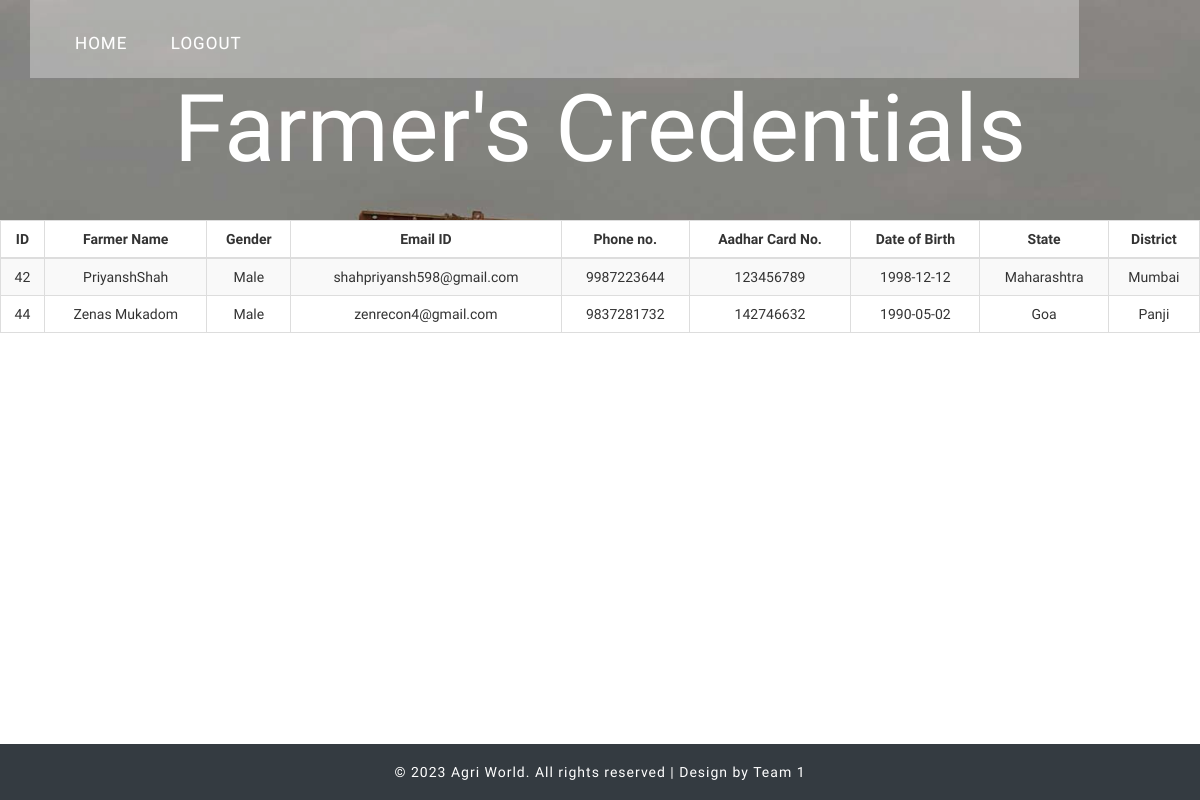
The page /gov_credentials.php on the database as committed earlier.
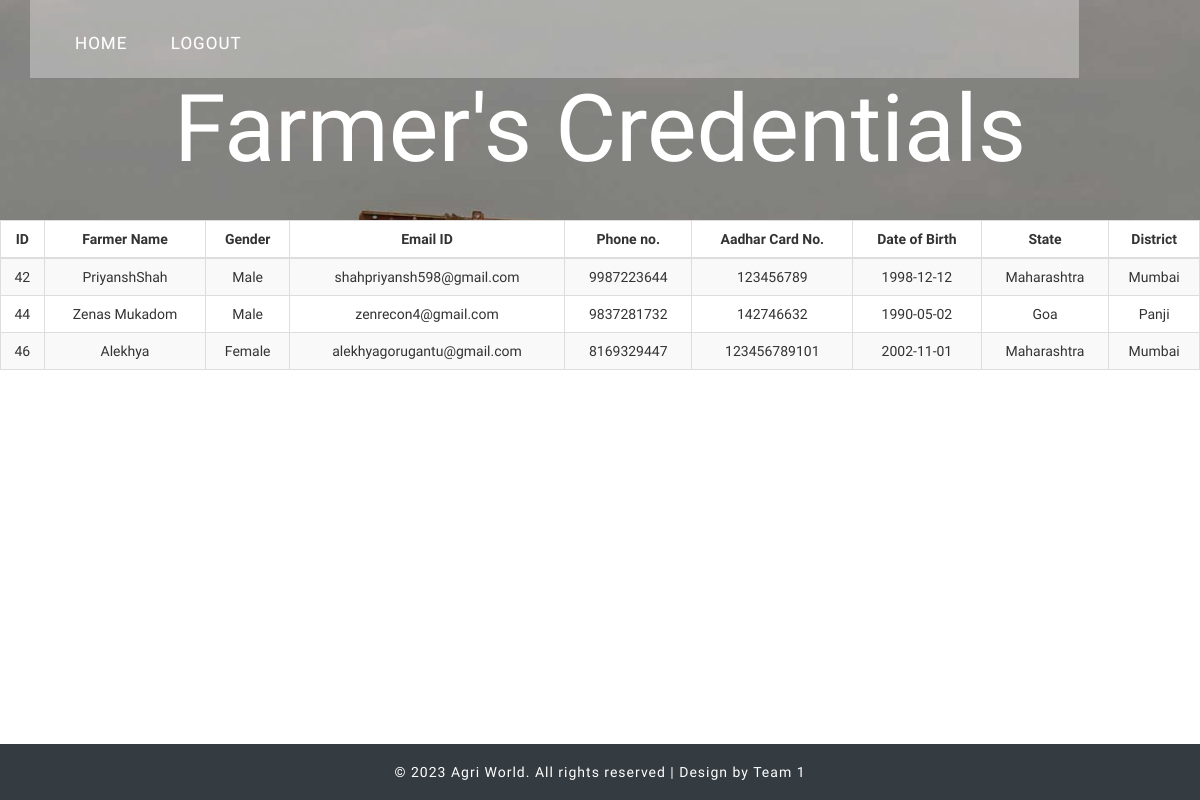
The same page on the database as committed later.
### tables this page shows
CREATE TABLE `farmerlogin` (
  `farmer_id` int(11) NOT NULL,
  `farmer_name` varchar(255) NOT NULL,
  `password` varchar(255) NOT NULL,
  `email` varchar(255) NOT NULL,
  `phone_no` varchar(50) NOT NULL,
  `F_gender` varchar(255) NOT NULL,
  `F_birthday` varchar(255) NOT NULL,
  `F_State` varchar(255) NOT NULL,
  `F_District` varchar(255) NOT NULL,
  `F_Location` varchar(255) NOT NULL,
  `F_AadharNo` varchar(255) NOT NULL,
  `F_AadharNo_file` varchar(255) NOT NULL,
  `F_Photo_Id_file` varchar(255) NOT NULL,
  `otp` int(20) NOT NULL
);

### gov_credentials.php (the view, shortened to what this page needs)
<?php
$servername="localhost";
$username="root";
$password="";
$dbname="agriculture_portal";
$conn =mysqli_connect($servername, $username, $password, $dbname);
  function decrypt($message,$encryption_key){
	$key = hex2bin($encryption_key);
	$message = base64_decode($message);
	$nonceSize = openssl_cipher_iv_length('aes-256-ctr');
	$nonce = mb_substr($message, 0, $nonceSize, '8bit');
	$ciphertext = mb_substr($message, $nonceSize, null, '8bit');
	$plaintext= openssl_decrypt(
	  $ciphertext,
	  'aes-256-ctr',
	  $key,
	  OPENSSL_RAW_DATA,
	  $nonce
	);
	return $plaintext;
  }
 $pk="1a851867be761f7725cacf7467a184d3";
$sql = "SELECT farmer_name, farmer_id, F_gender, email, phone_no, F_birthday, F_State, F_District, F_AadharNo FROM farmerlogin;";
$result = mysqli_query($conn, $sql);
?>
<!DOCTYPE html>
<html>
<head>
<link rel="stylesheet" href="css/myprofilecss.css">
<link rel="stylesheet" href="//netdna.bootstrapcdn.com/font-awesome/4.5.0/css/font-awesome.min.css">
<link rel="stylesheet" href="css/build.css">
<link rel="stylesheet" href="css/myprofileupload.css">
<link href="css/bootstrap.css" rel='stylesheet' type='text/css' />
<link rel="stylesheet" href="https://use.fontawesome.com/releases/v5.8.2/css/all.css">
<link href="misc/pnotify.css" rel="stylesheet">
<link href="misc/pnotify.brighttheme.css" rel="stylesheet">
<link href="css/style.css" rel="stylesheet" type="text/css" media="all" />
<link href="css/pnotify.css" rel="stylesheet">
<link href="css/pnotify.brighttheme.css" rel="stylesheet">
</head>
<body>
	<div class="header-banner" style="min-height:220px">
		<div class="container">
			<div class="header-top">
				<div class="top-menu">
					<ul>
					<nav class="cl-effect-13">
						<li><a href="government_index.php">Home</a></li>
						<li><a href="php/logout.php">Logout</a></li>
					</nav>
					</ul>
				</div>
				<div class="clearfix"></div>
			</div>
			<div class="banner-info text-center">
				<h1><a href="gov_credentials.php">Farmer's Credentials</a></h1>
			</div>
		</div>
	</div>
<table class="table table-striped table-bordered table-responsive-md btn-table">
<thead>
<tr>
	<th><center>ID</center></th>
    <th><center>Farmer Name</center></th>
    <th><center>Gender</center></th>
    <th><center>Email ID</center></th>
    <th><center>Phone no.</center></th>
	<th><center>Aadhar Card No.</center></th>
    <th><center>Date of Birth</center></th>
    <th><center>State</center></th>
    <th><center>District</center></th>
</tr>
</thead>
<tbody>
<?php
while($row = $result->fetch_assoc()) {
	$x=ucfirst(decrypt($row["farmer_name"],$pk));
	$y=$row["farmer_id"];
	$gen=$row["F_gender"];
	$gen=decrypt($gen,$pk);
    $email=$row["email"];
	$phone=$row["phone_no"];
	$phone=decrypt($phone,$pk);
	$aadhar=$row["F_AadharNo"];
	$aadhar=decrypt($aadhar,$pk);
	$dob=$row["F_birthday"];
	$dob=decrypt($dob,$pk);
	$state=$row["F_State"];
	$state=decrypt($state,$pk);
	$district=$row["F_District"];
	$district=decrypt($district,$pk);
echo "<tr>";
	echo "<td><center>$y</center></td>";
    echo "<td><center>$x</center></td>";
    echo "<td><center>$gen</center></td>";
    echo "<td><center>$email</center></td>";
	echo "<td><center>$phone</center></td>";
	echo "<td><center>$aadhar</center></td>";
    echo "<td><center>$dob</center></td>";
    echo "<td><center>$state</center></td>";
    echo "<td><center>$district</center></td>";
echo "</tr>";
}
?>
</tbody>
</table>
	<div class="footer" style="position:absolute;width:100%; bottom:0;">
		<div class="container">
			<div class="copyright text-center">
				<p>&copy; 2023 Agri World. All rights reserved | Design by Team 1 </a></p>
			</div>
		</div>
	</div>
</body>
</html>

### css/style.css (style rules this page uses)
body { padding:0; margin:0; font-family: 'Oswald', sans-serif; background:#FFF; }
body a { transition:0.5s all; -webkit-transition:0.5s all; -moz-transition:0.5s all; -o-transition:0.5s all; -ms-transition:0.5s all; }
h1,h2,h3,h4,h5,h6 { margin:0; }
p { margin:0; }
ul { margin:0; padding:0; }
.header-banner { background:url('../images/banner.jpg') no-repeat; background-size:cover; -webkit-background-size:cover; -o-background-size:cover; -ms-background-size:cover; -moz-background-size:cover; min-height:900px; }
.top-menu { float:left; margin-top:9px; }
nav a { position: relative; display: inline-block; outline: none; color: #fff; text-decoration: none; text-transform: uppercase; letter-spacing: 1px; font-weight: 400; text-shadow: 0 0 1px rgba(255,255,255,0.3); font-size: 1.35em; }
.cl-effect-13 a { -webkit-transition: color 0.3s; -moz-transition: color 0.3s; transition: color 0.3s; }
.cl-effect-13 a::before { position: absolute; top: 50%; left: 50%; color: transparent; content: '.'; text-shadow: 0 0 transparent; font-size: 1.2em; -webkit-transition: text-shadow 0.3s, color 0.3s; -moz-transition: text-shadow 0.3s, color 0.3s; transition: text-shadow 0.3s, color 0.3s; -webkit-transform: translateX(-50%); -moz-transform: translateX(-50%); transform: translateX(-50%); pointer-events: none; }
.top-menu ul li { display:inline-block; }
.top-menu ul li a { color:#fff; text-transform:uppercase; font-weight:400; font-size:17px; text-decoration:none; margin:0 20px; font-family: 'Oswald', sans-serif; }
.header-top { background: rgba(255, 255, 255, 0.32); padding: 2em 30px; float: left; width: 92%; }
.banner-info h1 a { color:#fff; font-family: 'Niconne', cursive; font-size:2.8em; text-decoration:none; }
.banner-info { width:93%; margin:6em auto 0; }
.footer { padding: 3em 0; }
.footer { background: #343b41; padding: 20px 0; }
.copyright p { color: #fff; font-size: 1em; font-weight: 300; letter-spacing: 1px; }
@media screen and (max-width: 1440px) { .header-banner { min-height: 834px; } }
@media screen and (max-width: 1366px) { .banner-info { width: 93%; margin: 5em auto 0; } }
@media screen and (max-width: 1366px) { .header-banner { min-height: 790px; } }
@media screen and (max-width: 1280px) { .banner-info { margin: 4em auto 0; } }
@media screen and (max-width: 1280px) { .header-top { padding: 1.6em 25px; } }
@media screen and (max-width: 1280px) { .banner-info h1 a { font-size: 2.6em; } }
@media screen and (max-width: 1280px) { .header-banner { min-height: 730px; } }
@media screen and (max-width: 1280px) { .footer { padding: 1.3em 0; } }

Rows that differ between the two databases and show on the page:
added farmerlogin: farmer_id "46", farmer_name "Alekhya", F_gender "Female", email "alekhyagorugantu@gmail.com", phone_no "8169329447", F_AadharNo "123456789101", F_birthday "2002-11-01", F_State "Maharashtra", F_District "Mumbai"
